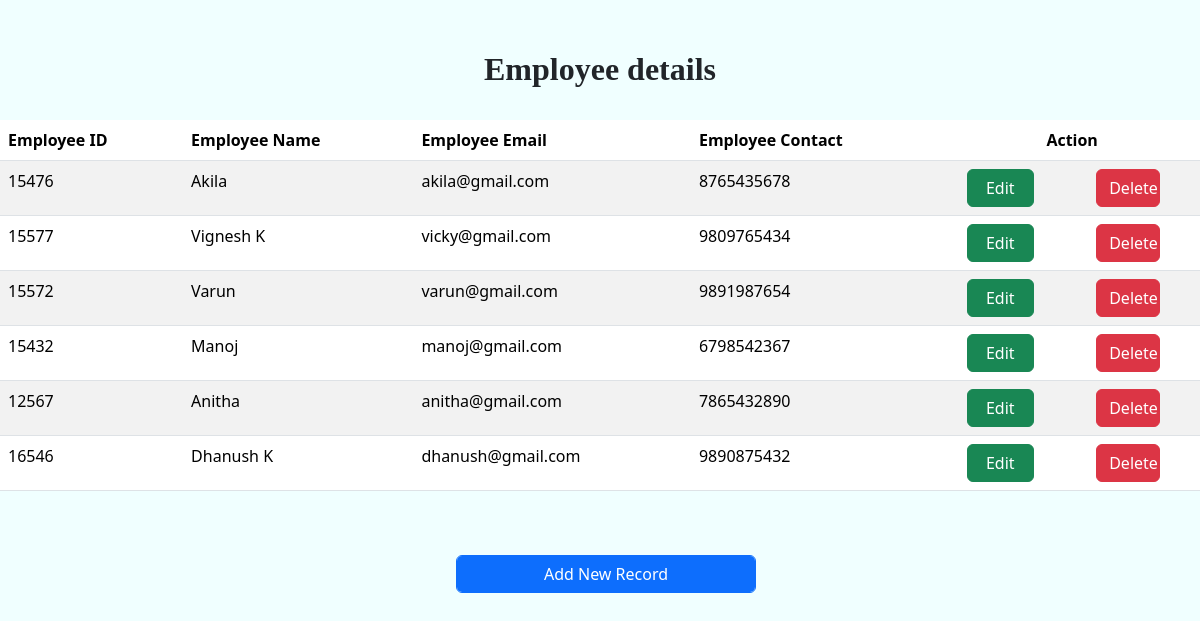
The page /show on the database its author committed.
### employee/models.py (models this page shows, shortened)
class Employee(models.Model):
    empid=models.CharField(max_length=20)
    empname=models.CharField(max_length=20)
    email=models.EmailField()
    empcontact=models.CharField(max_length=20)
    class meta:
        db_table="employee"

### employee/views.py (the view)
# urls.py: path('show',views.show),
def show(request):
    employees = Employee.objects.all()
    return render(request,'show.html',{'employees':employees})

### employee/templates/show.html (shortened to what this page needs)
<!DOCTYPE html>
<html lang="en">
<head>
    <link href="https://cdn.jsdelivr.net/npm/bootstrap@5.3.2/dist/css/bootstrap.min.css"
    rel="stylesheet"
>
</head>
<body style="background-color: azure;">
    <h2 style="text-align: center;margin-top: 50px;font-family: initial;font-weight: bold;">Employee details</h2>
    <br>
    <table class="table table-striped">
        <thead>
            <tr>
                <th>Employee ID</th>
                <th>Employee Name</th>
                <th>Employee Email</th>
                <th>Employee Contact</th>
                <th colspan="2" style="text-align: center;">Action</th>
            </tr>
        </thead>
        <tbody>
            {% for employee in employees %}
           <tr>
            <td>{{ employee.empid}}</td>
            <td>{{ employee.empname}}</td>
            <td>{{ employee.email}}</td>
            <td>{{ employee.empcontact}}</td>
            <td style="text-align: center;"><a href="/edit/{{ employee.id}}" class="btn btn-success" style="text-decoration: none;width: 70%;">Edit</a></td>
            <td style="text-align: center;"><a href="/delete/{{ employee.id}}" class="btn btn-danger" style="text-decoration: none;width: 50%;">Delete</a></td>
           </tr>
           {% endfor %}
        </tbody>
    </table>
    <br>
    <br>
    <button class="btn btn-primary form-control" style="width: 25%; margin-left: 38%;"><a href="/emp" style="text-decoration: none; color: white;">Add New Record</a></button>
</body>
</html>

### rows shown on the page
Employee: empid "15476", empname "Akila", email "akila@gmail.com", empcontact "8765435678"
Employee: empid "15577", empname "Vignesh K", email "vicky@gmail.com", empcontact "9809765434"
Employee: empid "15572", empname "Varun", email "varun@gmail.com", empcontact "9891987654"
Employee: empid "15432", empname "Manoj", email "manoj@gmail.com", empcontact "6798542367"
Employee: empid "12567", empname "Anitha", email "anitha@gmail.com", empcontact "7865432890"
Employee: empid "16546", empname "Dhanush K", email "dhanush@gmail.com", empcontact "9890875432"
